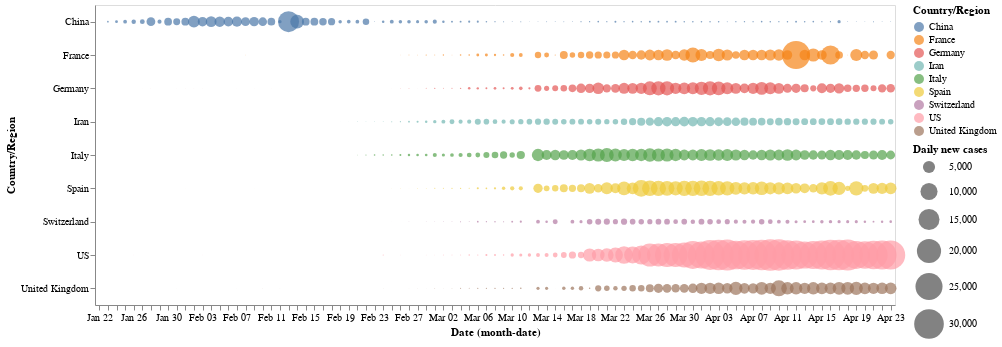

Notebook code for this chart:
### Code cell
import pandas as pd
import altair as alt
full_grouped = pd.read_csv('COVID-19-time-series-clean-complete.csv', parse_dates=['Date'])
countries = ['US', 'Italy', 'China', 'Spain', 'Germany', 'France', 'Iran', 'United Kingdom', 'Switzerland']
selected_countries = full_grouped[full_grouped['Country/Region'].isin(countries)]



alt.Chart(selected_countries).mark_circle().encode(
    x='monthdate(Date):O',
    y='Country/Region',
    color='Country/Region',
    size=alt.Size('New cases:Q',
        scale=alt.Scale(range=[0, 1000]),
        legend=alt.Legend(title='Daily new cases')
    ) 
).properties(
    width=800,
    height=300
)

### Figure 1 — Vega-Lite specification as saved in the notebook (floating-point values rounded to 4 significant figures; data arrays with more than 128 entries replaced by an {"elided": "..."} marker saying what was removed)
{"config": {"view": {"continuousWidth": 400, "continuousHeight": 300}}, "data": {"name": "data-2fc72f992c223cb5e1da6549d491eb69"}, "mark": "circle", "encoding": {"color": {"type": "nominal", "field": "Country/Region"}, "size": {"type": "quantitative", "field": "New cases", "legend": {"title": "Daily new cases"}, "scale": {"range": [0, 1000]}}, "x": {"type": "ordinal", "field": "Date", "timeUnit": "monthdate"}, "y": {"type": "nominal", "field": "Country/Region"}}, "height": 300, "width": 800, "$schema": "https://vega.github.io/schema/vega-lite/v4.8.1.json", "datasets": {"data-2fc72f992c223cb5e1da6549d491eb69": {"elided": "837 records"}}}
